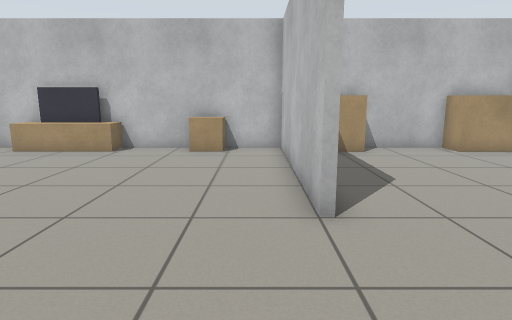
[1] (above)

19 first-person views from a walk through a robot-simulator world made for Gazebo. The camera is 0.9 m above the floor, tilts 10° down and sees 75° across. The floor is counted in squares, 0.5 m on a side. Each view is taken from the middle of a square. On the plan, view 1 faces up. The plan holds only what a view shows up to about 17 squares ahead; the rest is blank.

[2]
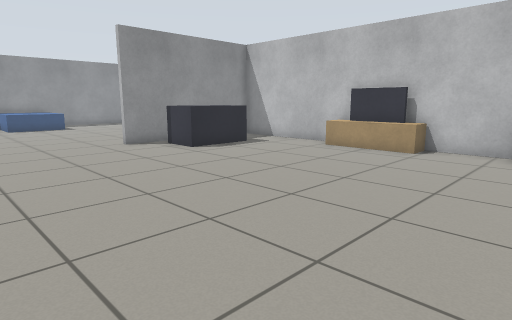

[3]
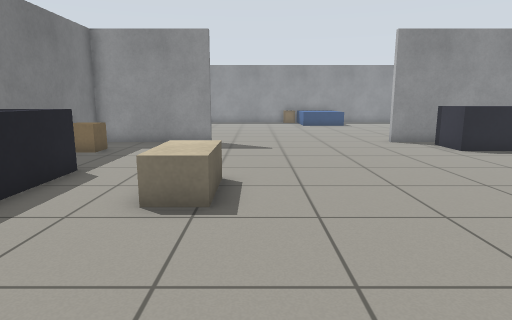

[4]
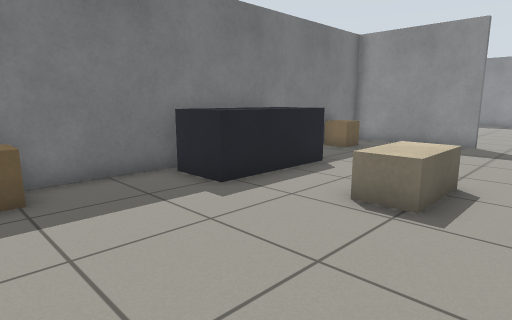

[5]
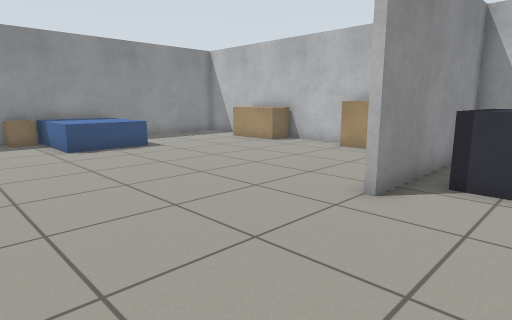

[6]
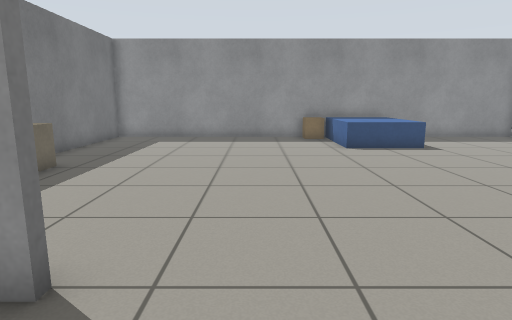

[7]
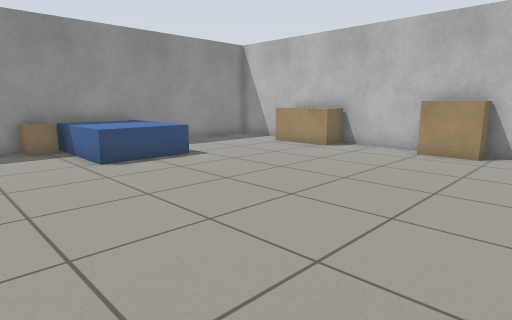

[8]
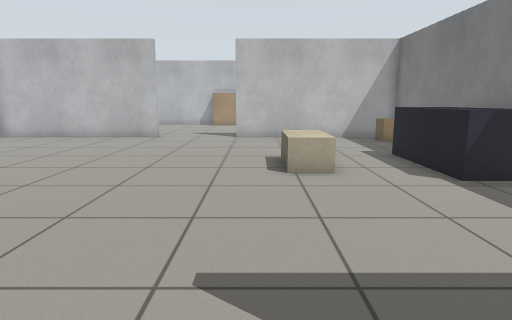

[9]
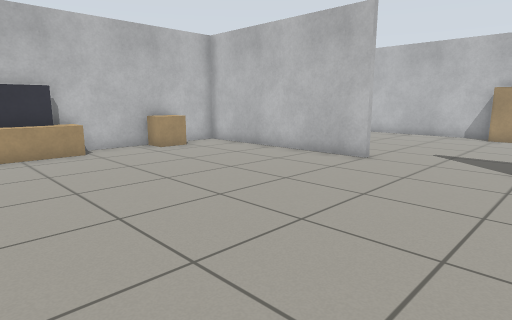

[10]
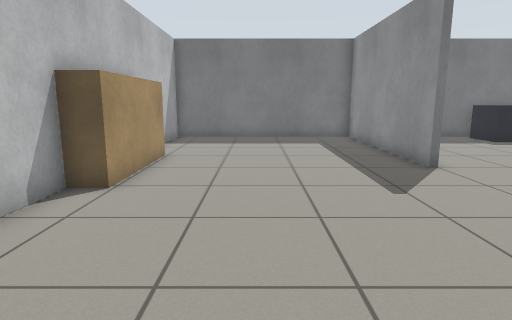

[11]
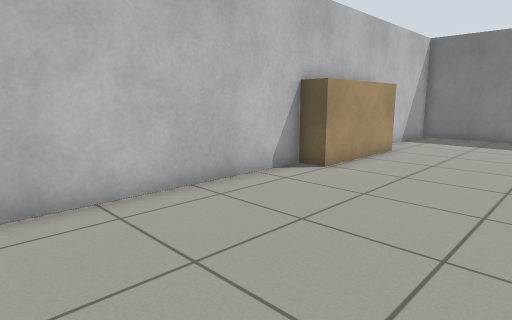

[12]
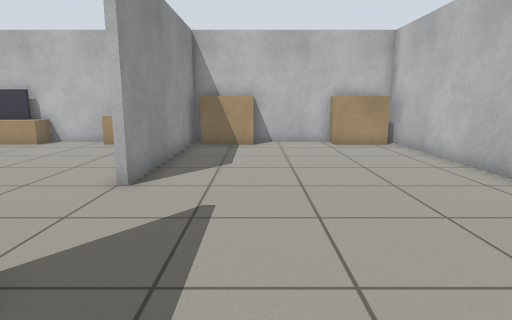

[13]
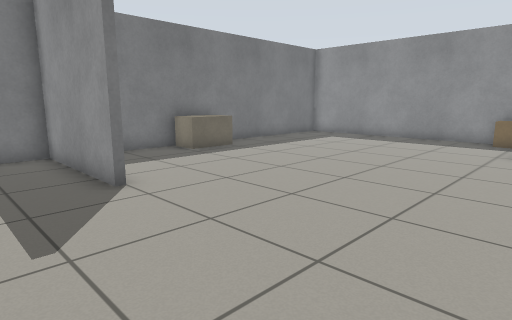

[14]
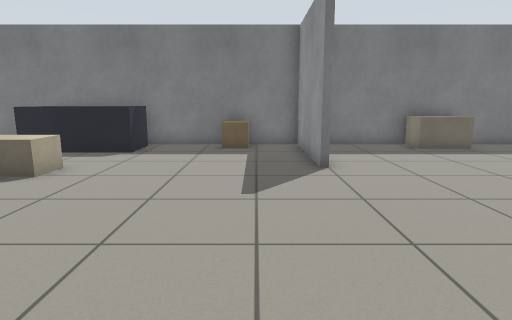

[15]
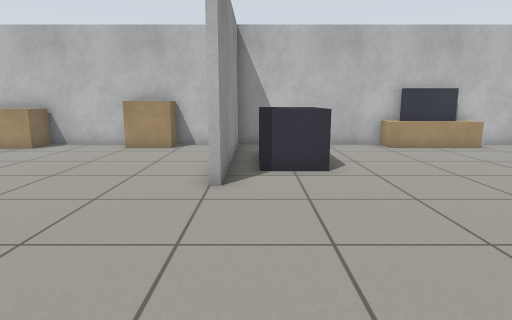

[16]
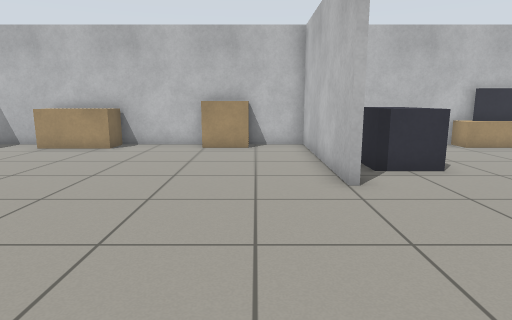

[17]
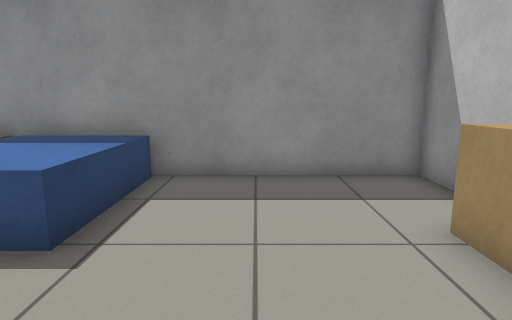

[18]
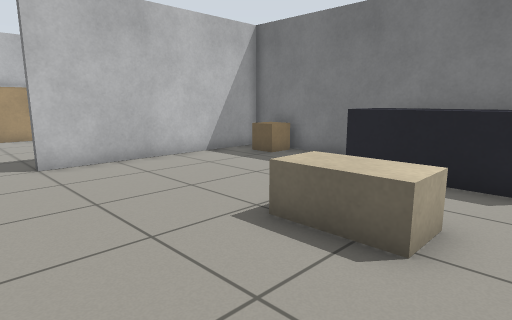

[19]
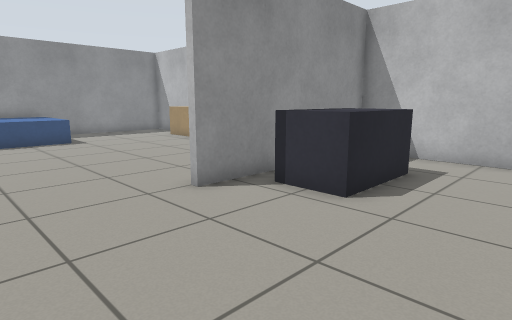

### Floor plan
Points are (right, up) in squares from view 1. A wall is a line through its corners. A room is listed if a view was taken in it or the views show most of it. See-through windows are left out.
Room 1 (views 1, 2, 3, 4, 5, 6, 7, 8, 9, 13, 14, 15, 16, 17, 18, 19)
walls: (1, 4.9) (1, 13) (-29, 13) (-29, -7) (1, -7) (1, 1)
ways out: opening at (1, 3.5) to room 2
objects: beige box (-28, 2) to (-28, 3); blue box (-28, 4) to (-25, 7); beige box (-25, 12) to (-23, 12); beige box (-21, -6) to (-19, -6); beige box (-19, 12) to (-17, 13); door leaf (-15, -6) to (-15, -2); door leaf (-15, 6) to (-15, 12); dark grey box (-14, 8) to (-12, 10); beige box (-13, -6) to (-12, -6); dark grey box (-9, -6) to (-5, -5); TV cabinet (-9, 12) to (-5, 12); beige box (-8, -2) to (-6, -1); TV (-7, 13); cabinet (-2, 12) to (-1, 12); beige box (-1, -6) to (0, -6)
Room 2 (views 10, 11, 12)
walls: (1.2, 1.1) (1.2, -7) (10, -7) (10, 13) (9.4, 13); (9.1, -1.2) (9.1, 3.2) (10, 3.2); (7.5, 13) (1.2, 13) (1.2, 4.9)
ways out: opening at (1, 3.5) to room 1
objects: cabinet (2, 12) to (4, 13); cabinet (7, 12) to (9, 13)

Where each view was taken, in squares from view 1:
view 1: 0 up, 0 right, facing up
view 2: 0 up, 1 left, facing up-left
view 3: 0 up, 0 right, facing left
view 4: 1 up, 0 right, facing down-left
view 5: 0 up, 12 left, facing up-left
view 6: 0 up, 12 left, facing left
view 7: 0 up, 15 left, facing up-left
view 8: 0 up, 16 left, facing right
view 9: 0 up, 9 left, facing up-right
view 10: 10 up, 6 right, facing down
view 11: 11 up, 4 right, facing down-right
view 12: 2 down, 4 right, facing up
view 13: 5 up, 12 left, facing down-left
view 14: 7 up, 13 left, facing down
view 15: 1 down, 14 left, facing up
view 16: 1 down, 17 left, facing up
view 17: 9 up, 21 left, facing left
view 18: 3 up, 9 left, facing down-right
view 19: 2 up, 9 left, facing up-left
